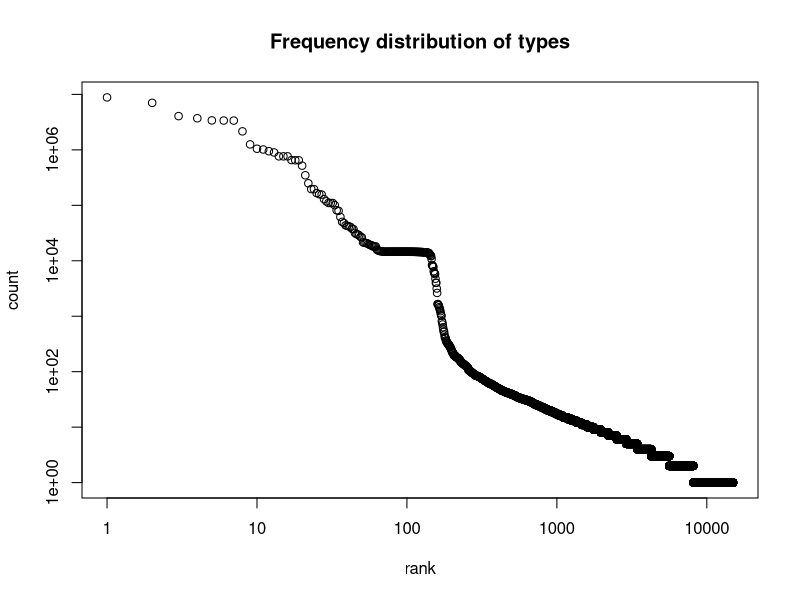

The R script that drew this image:
#!/usr/bin/r

typerankdata = read.csv("../types/type-ranks.csv", header=TRUE)

pdf("typedist.pdf", width=5, height=5)

plot( count ~ rank, data = typerankdata, log = "xy", main = "Frequency distribution of types" )
c
